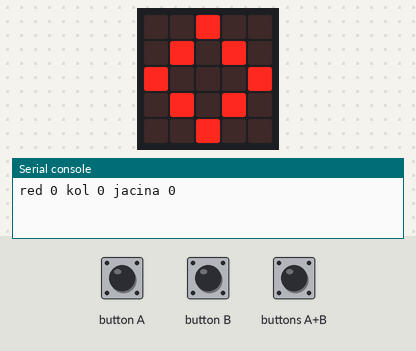
The program below on a simulated BBC micro:bit running MicroPython. Shown: the board's 5×5 LED display, the last lines printed to the serial console. The test bench sets the inputs (shaded band).

Above: at 1.2 s.
1.3 s: buttons A+B pressed for 0.15 s
At 4.1 s:
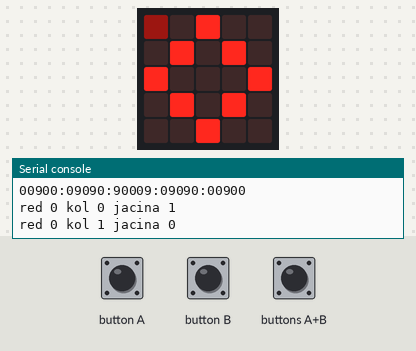
4.4 s: button A pressed for 0.15 s
At 5.4 s:
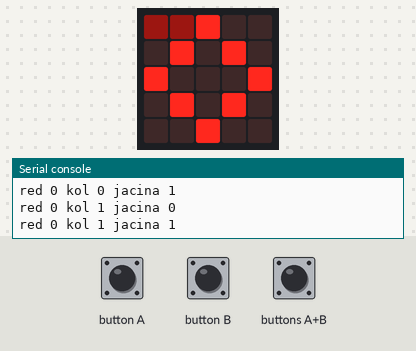
6.0 s: button A pressed for 1 s
At 6.6 s:
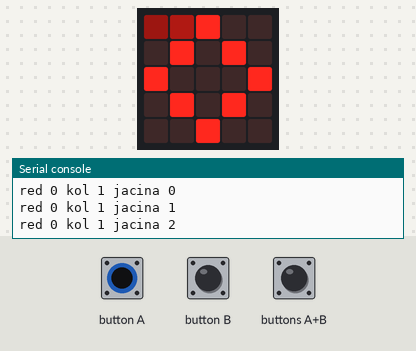
8.5 s: buttons A+B pressed for 1 s
At 11.3 s:
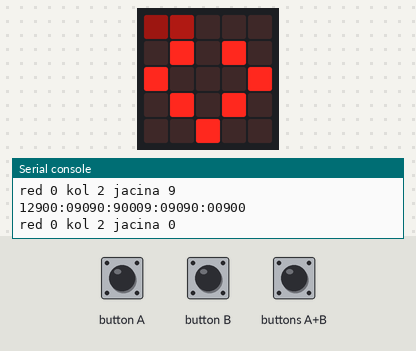
Timing chart, 0 to 12.8 s (numbered marks = the images above; inputs shaded):
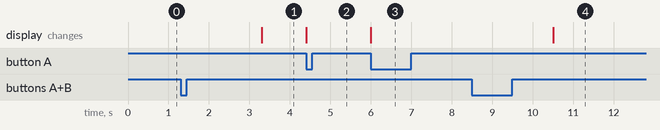

Measured:
- after the input at 1.3 s, the display: changes after 2.0 s (image 1)
- after the input at 4.4 s, the display: changes at once (image 2)
- after the input at 6.0 s, the display: changes at once (image 3)
- after the input at 8.5 s, the display: changes after 2.0 s (image 4)

The program:

PrepravljanjeICuvanjeSlike.py
```python
from microbit import *
display.show(Image.DIAMOND)
while True:
    for y in range(5):
        for x in range(5):
            n = display.get_pixel(x, y)
            print('red', y, 'kol', x, 'jacina', n)
            while True:
                if button_a.is_pressed() and button_b.is_pressed():
                    slika = []
                    for red in range(5):
                        red_slike = []
                        for kolona in range(5):
                            red_slike.append(str(display.get_pixel(kolona, red)))
                        slika.append(''.join(red_slike))
                    print(':'.join(slika))
                    sleep(2000)
                elif button_a.was_pressed():
                    n = (n + 1) % 10 # vrednosti od 0 do 9
                    display.set_pixel(x, y, n)
                    print('red', y, 'kol', x, 'jacina', n)
                elif button_b.was_pressed():
                    break
```
